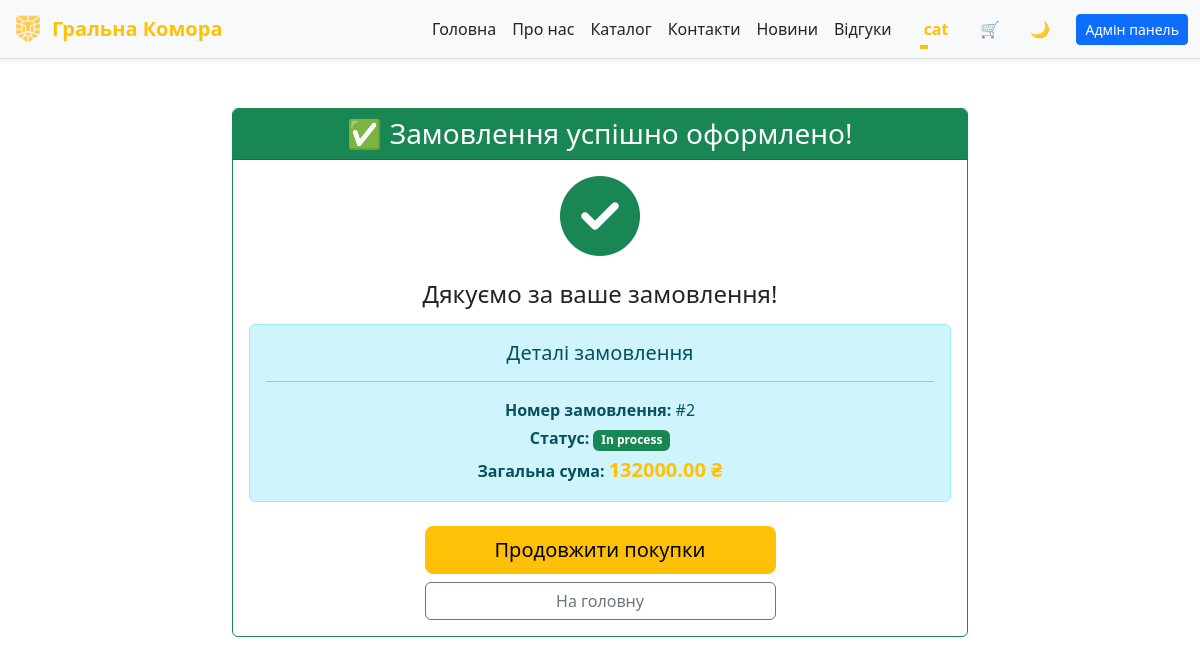
Before: /order_success/2 (signed in) with the older database file.
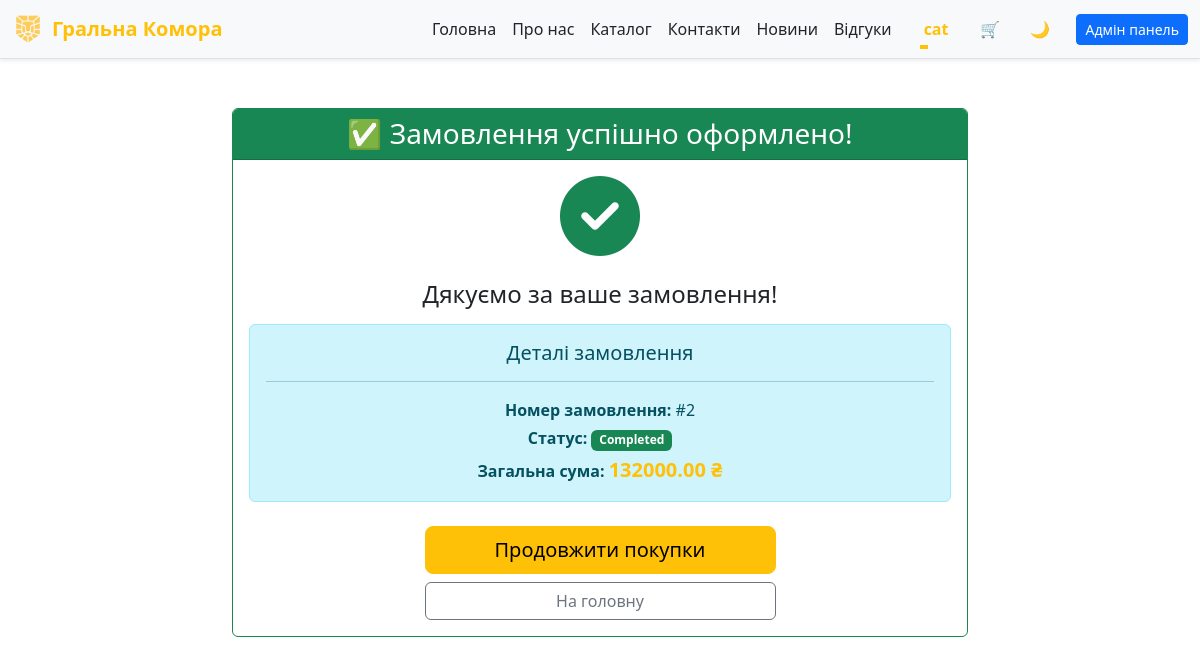
After: the same page with the newer database file.
### app/models/user.py (models this page shows, shortened)
class User(db.Model):
    __tablename__ = 'users'
    PRIVILEGE_TIERS = {
        'Default': {
            'label': 'Default',
            'discount_percent': 0,
            'badge_class': 'secondary'
        },
        'Gold': {
            'label': 'Gold',
            'discount_percent': 5,
            'badge_class': 'warning'
        },
        'Diamond': {
            'label': 'Diamond',
            'discount_percent': 10,
            'badge_class': 'info'
        },
        'VIP': {
            'label': 'VIP',
            'discount_percent': 20,
            'badge_class': 'success'
        },
    }
    ALLOWED_STATUSES = {'User', 'Admin', 'Moder'}
    id = db.Column(db.Integer, primary_key=True, autoincrement=True)
    nickname = db.Column(db.String(80), unique=True, nullable=False)
    email = db.Column(db.String(120), unique=True, nullable=False)
    password = db.Column(db.String(200), nullable=False)
    status = db.Column(db.String(20), default='User')
    privilege = db.Column(db.String(20), default='Default')
    @property
    def privilege_info(self):
        return self.PRIVILEGE_TIERS.get(self.privilege, self.PRIVILEGE_TIERS['Default'])
    @property
    def privilege_label(self):
        return self.privilege_info['label']
    @property
    def discount_percent(self):
        return self.privilege_info['discount_percent']

### app/models/order.py (models this page shows, shortened)
class Order(db.Model):
    __tablename__ = 'orders'
    id = db.Column(db.Integer, primary_key=True)
    user_id = db.Column(db.Integer, db.ForeignKey('users.id'), nullable=False)  # <-- тільки один раз
    user = db.relationship("User", backref="orders")  # <-- зв’язок з User
    total_amount = db.Column(db.Float, nullable=False)  # Загальна сума замовлення
    status = db.Column(db.String(50), default='In process', nullable=False)  # completed, cancelled, etc.
    items = db.Column(db.JSON, nullable=False, default=list)

### app/routes.py (the view)
@main.route('/order_success/<int:order_id>')
@login_required
def order_success(order_id):
    order = Order.query.filter_by(id=order_id, user_id=g.current_user.id).first()
    if not order:
        abort(404)
    return render_template('order_success.html', order=order, isFooter=False)

### app/routes.py (called while the page is built)
def login_required(view_func):
    @wraps(view_func)
    def wrapper(*args, **kwargs):
        if not getattr(g, 'current_user', None):
            flash('Увійдіть, щоб продовжити.', 'warning')
            return redirect(url_for('main.index'))
        return view_func(*args, **kwargs)
    return wrapper

@main.before_app_request
def load_current_user():
    user_id = session.get('user_id')
    g.current_user = User.query.get(user_id) if user_id else None

@main.app_context_processor
def inject_current_user():
    return {'current_user': getattr(g, 'current_user', None)}

### app/templates/order_success.html (shortened to what this page needs)
{% extends 'base.html' %}
{% block content %}
<div class="container mt-5">
    <div class="row justify-content-center">
        <div class="col-md-8">
            <div class="card border-success">
                <div class="card-header bg-success text-white text-center">
                    <h3 class="mb-0">✅ Замовлення успішно оформлено!</h3>
                </div>
                <div class="card-body text-center">
                    <div class="mb-4">
                        <i class="fas fa-check-circle text-success" style="font-size: 5rem;"></i>
                    </div>
                    <h4 class="mb-3">Дякуємо за ваше замовлення!</h4>
                    <div class="alert alert-info">
                        <h5 class="alert-heading">Деталі замовлення</h5>
                        <hr>
                        <p class="mb-1"><strong>Номер замовлення:</strong> #{{ order.id }}</p>
                        <p class="mb-1"><strong>Статус:</strong>
                            <span class="badge bg-success">{{ order.status }}</span>
                        </p>
                        <p class="mb-0"><strong>Загальна сума:</strong>
                            <span class="text-warning fw-bold fs-5">{{ "%.2f"|format(order.total_amount) }} ₴</span>
                        </p>
                    </div>
                    <div class="d-grid gap-2 col-md-6 mx-auto mt-4">
                        <a href="{{ url_for('main.catalog') }}" class="btn btn-warning btn-lg">
                            Продовжити покупки
                        </a>
                        <a href="{{ url_for('main.index') }}" class="btn btn-outline-secondary">
                            На головну
                        </a>
                    </div>
                </div>
            </div>
        </div>
    </div>
</div>
{% endblock %}

### app/templates/base.html (shortened to what this page needs)
<!DOCTYPE html>
<html lang="uk" data-bs-theme="auto">
<head>
    <link rel="stylesheet" href="{{ url_for('static', filename='css/style.css') }}">
    <link rel="stylesheet" href="{{ url_for('static', filename='css/feedback.css') }}">
    <link rel="stylesheet" href="{{ url_for('static', filename='css/loader.css') }}">
    <link href="https://cdn.jsdelivr.net/npm/bootstrap@5.3.3/dist/css/bootstrap.min.css" rel="stylesheet"
>
    <link rel="stylesheet" href="https://cdnjs.cloudflare.com/ajax/libs/font-awesome/6.4.0/css/all.min.css" />
    <link rel="stylesheet" href="https://cdnjs.cloudflare.com/ajax/libs/animate.css/4.1.1/animate.min.css" />
</head>
<body data-user-auth="{{ 'true' if current_user else 'false' }}">
    {% if isHeader is not defined or isHeader %}
    {% include 'components/header.html' %}
    {% endif %}
    <main>
        {% block content %}
        {% endblock %}
    </main>
</body>
</html>

### app/templates/components/header.html (shortened to what this page needs)
<header class="navbar fixed-top navbar-expand-lg border-bottom bg-body-tertiary shadow-sm animate-navbar">
  <div class="container-fluid">
    <a href="/" class="navbar-brand d-flex align-items-center animate__animated animate__fadeInLeft"
      style="animation-delay: 0.5s; animation-fill-mode: both;">
      <img src="static/images/logo.png" alt="Logo" width="32" height="32" class="me-2">
      <span class="fw-bold text-warning">Гральна Комора</span>
    </a>
    <div class="collapse navbar-collapse justify-content-end" id="navbarNav">
      <ul class="navbar-nav align-items-center mb-2 mb-lg-0">
        <li class="nav-item"><a href="/" class="nav-link">Головна</a></li>
        <li class="nav-item"><a href="/about" class="nav-link">Про нас</a></li>
        <li class="nav-item"><a href="/catalog" class="nav-link">Каталог</a></li>
        <li class="nav-item"><a href="/contacts" class="nav-link">Контакти</a></li>
        <li class="nav-item"><a href="/news" class="nav-link">Новини</a></li>
        {% if current_user %}
        <li class="nav-item"><a href="/feedback" class="nav-link">Відгуки</a></li>
        {% endif %}
        {% if not current_user %}
        <li class="nav-item d-none d-lg-block ms-2">
          <button id="login-desktop"
            class="login-btn desktop d-none d-lg-flex align-items-center justify-content-center ms-3">
            <div class="svg-wrapper-1">
              <div class="svg-wrapper">
                <svg xmlns="http://www.w3.org/2000/svg" viewBox="0 0 512 512" width="24" height="24">
                  <path
                    d="M256 0C114.6 0 0 114.6 0 256s114.6 256 256 256 256-114.6 256-256S397.4 0 256 0zm0 80c48.6 0 88 39.4 88 88s-39.4 88-88 88-88-39.4-88-88 39.4-88 88-88zm0 384c-52.9 0-99.8-23.9-131.4-61.4 2.1-43.8 87.6-67.9 131.4-67.9s129.3 24.1 131.4 67.9C355.8 440.1 308.9 464 256 464z" />
                </svg>
              </div>
            </div>
            <span>Вхід</span>
          </button>
        </li>
        {% else %}
        <li class="nav-item dropdown d-none d-lg-block ms-3">
          <a class="nav-link dropdown-toggle fw-semibold text-warning" href="#" role="button"
            data-bs-toggle="dropdown" aria-expanded="false">
            {{ current_user.nickname }}
          </a>
        </li>
        {% endif %}
        <li class="nav-item d-none d-lg-block ms-2">
          <a href="/cart" class="text-decoration-none" data-cart-link="true">
            <button id="cart-button-desktop"
              class="nav-btn btn-yellow-hover rounded-circle border-0 p-2 d-none d-lg-inline-flex ms-lg-2 position-relative"
              style="width: 40px; height: 40px;" aria-label="Відкрити кошик">
              🛒
            </button>
          </a>
        </li>
        <li class="nav-item d-none d-lg-block ms-2">
          <button id="theme-toggle-desktop" class="nav-btn rounded-circle border-0 p-2"
            style="width: 40px; height: 40px;">
          </button>
        </li>
        {% if current_user and current_user.status in ['Admin', 'Moder'] %}
        <li class="nav-item d-none d-lg-block ms-3">
          <a href="{{ url_for('main.admin') }}" class="btn btn-primary btn-sm">
            Адмін панель
          </a>
        </li>
        {% endif %}
      </ul>
    </div>
  </div>
</header>

### app/static/css/style.css (style rules this page uses)
:root, [data-bs-theme="light"] { --bs-body-bg: #f8f9fa; --bs-body-color: #212529; --bs-primary: #EF8354; --bs-secondary: #4e555b; --nav-btn-hover-bg: #4e555b; --login-color: #e0e1e3; --login-color1: #f8f9fa; }
.animate-navbar { animation: fadeIn 1.2s ease-out, slideDown 1.2s ease-out; }
.navbar.fixed-top { z-index: 1050; }
.nav-link { position: relative; transition: color 0.3s ease-in-out; color: var(--bs-body-color) !important; text-decoration: none; }
.nav-link::after { content: ''; position: absolute; bottom: 0; left: 0; height: 2px; width: 0; background-color: #ffc107; transition: width 0.3s ease-in-out; }
body { padding-top: 60px; transition: background-color 0.5s ease, color 0.5s ease; position: relative; overflow-x: hidden; }
.nav-btn { width: 40px; height: 40px; border: none; background: none; box-shadow: none; }
.nav-btn { width: 40px; height: 40px; border: none; background: none; box-shadow: none; cursor: pointer; border-radius: 50%; transition: background 0.3s ease-in-out, box-shadow 0.3s ease-in-out, transform 0.2s ease-in-out; }
.card { animation: fadeInUp 0.6s ease-out; animation-fill-mode: both; }
.card:nth-child(1) { animation-delay: 0.1s; }
.card .btn { transition: all 0.3s cubic-bezier(0.68, -0.55, 0.265, 1.55); }
.badge { animation: pulse 2s infinite; }

### app/static/css/feedback.css (style rules this page uses)
:root, [data-bs-theme="light"] { --bs-body-bg: #f8f9fa; --input-color: #e0e1e3; --border-color: #ced4da; --focus-shadow-color: rgba(255, 193, 7, 0.5); --focus-border-color: #ffc107; --focus-bg-color: #ffffff; --focus-text-color: #212529; }

Changed rows visible on the page:
changed Order id 2: status "In process" → "Completed"
